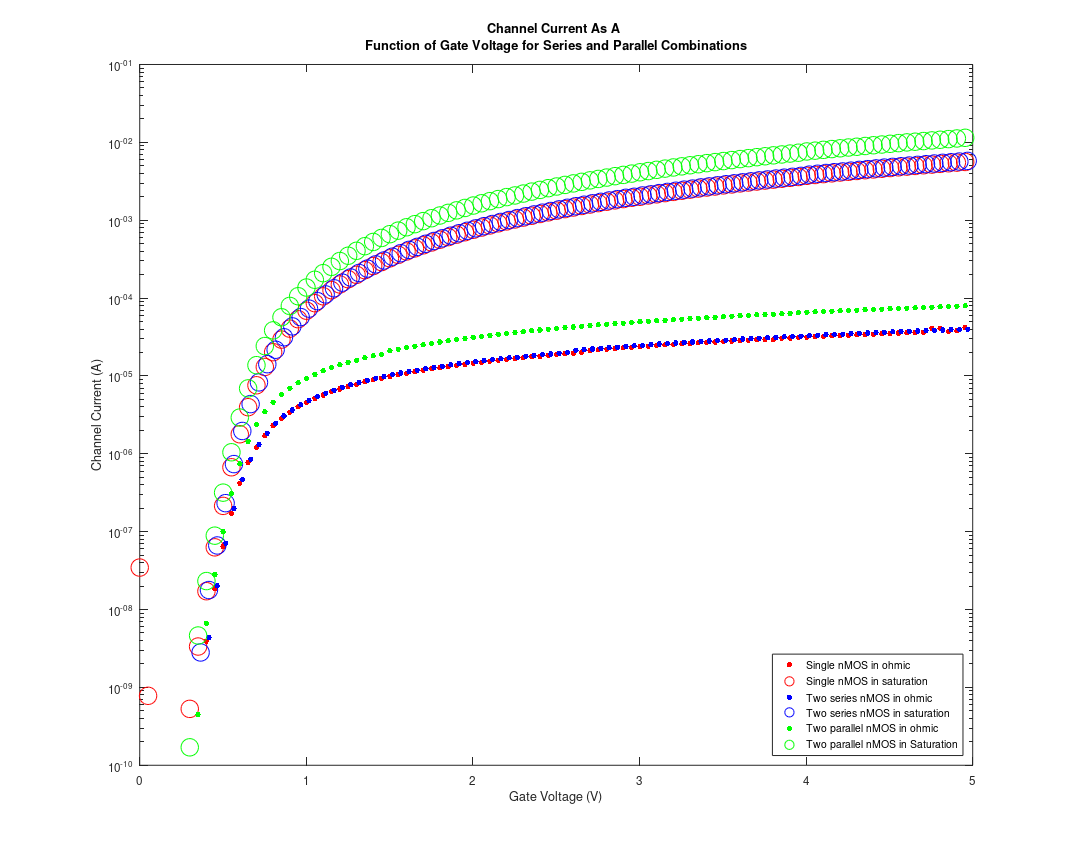

Reproduce this figure in MATLAB. (Note: this script raises an error after producing the figure.)
%Experiment 1 plotter
clear; clf;
close all;

interval = 10;

load('SinglenMOSCharaceristics.mat');
load('SeriesnMOSCharacteristic.mat');
load('ParallelnMOSCharacteristic.mat');


%%%Plot Individual Currents
figure(1);
screen_size = get(0, 'ScreenSize');
set(gcf, 'Position', [0 0 screen_size(3) screen_size(4) ] ); %set to scren size
set(gcf,'PaperPositionMode','auto') %set paper pos for printing

semilogy(Single_nMOS_Ohmic_GateVoltage(1:interval:end),Single_nMOS_Ohmic_ChannelCurrent(1:interval:end) ,'.r','MarkerSize',15); hold on;
semilogy(Single_nMOS_Sat_GateVoltage(1:interval:end),Single_nMOS_Sat_ChannelCurrent(1:interval:end),'or','MarkerSize',15); hold on;

semilogy(Series_nMOS_Ohmic_GateVoltage(4:interval:end),Series_nMOS_Ohmic_ChannelCurrent(4:interval:end) ,'.b','MarkerSize',15); hold on;
semilogy(Series_nMOS_Sat_GateVoltage(4:interval:end),Series_nMOS_Sat_ChannelCurrent(4:interval:end),'ob','MarkerSize',15); hold on;

semilogy(Parallel_nMOS_Ohmic_GateVoltage(1:interval:end),Parallel_nMOS_Ohmic_ChannelCurrent(1:interval:end) ,'.g','MarkerSize',15); hold on;
semilogy(Parallel_nMOS_Sat_GateVoltage(1:interval:end),Parallel_nMOS_Sat_ChannelCurrent(1:interval:end),'og','MarkerSize',15); hold on;

%%%Set Plot Labels and legends for Figure 1
title({'Channel Current As A ' ; 'Function of Gate Voltage for Series and Parallel Combinations'});
xlabel('Gate Voltage (V)');
ylabel('Channel Current (A)');
legend('Single nMOS in ohmic',...
'Single nMOS in saturation',...
'Two series nMOS in ohmic',...
'Two series nMOS in saturation',...
'Two parallel nMOS in ohmic',...
'Two parallel nMOS in Saturation', 'Location','SouthEast');
SetFigureFontSizes();

%%%Save Figure 1
saveas(gcf,'./Figures/Experiment2Currents.eps', 'eps2c')
saveas(gcf,'./Figures/Experiment2Currents.fig')
saveas(gcf,'./Figures/Experiment2Currents.png')


%%% Calculate ratio for each current relative to single nMOS
series_single_ohmic = (Series_nMOS_Ohmic_ChannelCurrent./Single_nMOS_Ohmic_ChannelCurrent);
series_single_sat   = (Series_nMOS_Sat_ChannelCurrent./Single_nMOS_Sat_ChannelCurrent);

paralell_single_ohmic = (Parallel_nMOS_Ohmic_ChannelCurrent./Single_nMOS_Ohmic_ChannelCurrent);
paralell_single_sat   = (Parallel_nMOS_Sat_ChannelCurrent./Single_nMOS_Sat_ChannelCurrent);



figure(2);
screen_size = get(0, 'ScreenSize');
set(gcf, 'Position', [0 0 screen_size(3) screen_size(4) ] ); %set to scren size
set(gcf,'PaperPositionMode','auto') %set paper pos for printing
plot(Series_nMOS_Ohmic_GateVoltage(1:interval:end), series_single_ohmic(1:interval:end), 'r.','MarkerSize',15); hold on;
plot(Series_nMOS_Sat_GateVoltage(1:interval:end), series_single_sat(1:interval:end), 'ro','MarkerSize',15); hold on;

plot(Parallel_nMOS_Ohmic_GateVoltage(1:interval:end), paralell_single_ohmic(1:interval:end), 'b.','MarkerSize',15); hold on;
plot(Parallel_nMOS_Sat_GateVoltage(1:interval:end), paralell_single_sat(1:interval:end), 'bo','MarkerSize',15); hold on;

%%%Set Plot Labels and legends for Figure 2
ylim([-1,3]);
title({'Ratio of currents' ; 'for Series and Parallel Combinations of nMOS, to single nMOS'});
xlabel('Gate Voltage (V)');
ylabel('Ratio');
legend('Ratio of series pair to single nMOS in ohmic',...
'Ratio of series pair to single nMOS in saturation',...
'Ratio of parallel pair to single nMOS in ohmic',...
'Ratio of parallel pair to single nMOS in Saturation', 'Location','SouthEast');
SetFigureFontSizes();

%%%Save Figure 2
saveas(gcf,'./Figures/Experiment2Ratios.eps', 'eps2c')
saveas(gcf,'./Figures/Experiment2Ratios.fig')
saveas(gcf,'./Figures/Experiment2Ratios.png')